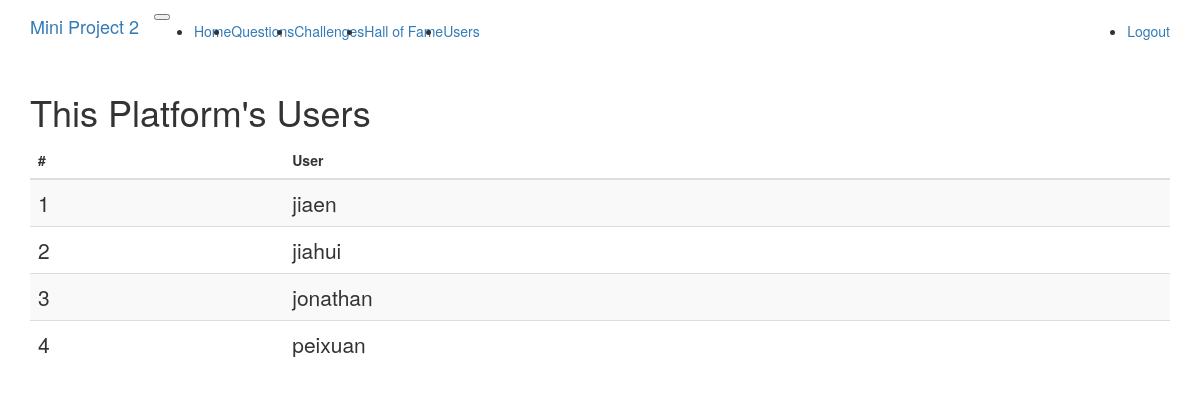
Screenshot of /users (signed in) with the database file from the repository.
### app/models.py (models this page shows, shortened)
class User(UserMixin, db.Model):
	__tablename__ = 'user'
	id = db.Column(db.Integer, primary_key=True)
	username = db.Column(db.String(64), index=True, unique=True)
	password_hash = db.Column(db.String(128))
	questions = db.relationship('Question', backref='from_user',
								lazy='dynamic')
	challenges = db.relationship('Challenge', secondary=association_table,
								backref=db.backref('to_user'),
								lazy='dynamic')
	records = db.relationship('TimeRecord',
								backref=db.backref('user_challenge'),
								lazy='dynamic')

### app/routes.py (the view)
@application.route('/users')
@login_required
def users():
	users = User.query.all()
	mergesort(users, lambda item: item.username)
	usernames = [u.username for u in users]
	return render_template('users.html', title='Users',
							users=usernames)

### app/models.py (called while the page is built)
@login.user_loader
def load_user(id):
	return User.query.get(int(id))

### app/serverlibrary.py (called while the page is built, shortened)
def merge(array, p, q, r, f):
  start, middle, end = p, q, r
  Aleft = array[start:middle+1]
  Aright = array[middle+1:end+1]
  n_left = len(Aleft)
  n_right = len(Aright)
  left, right, dest = 0, 0, start
  while left < n_left and right < n_right:
    if f(Aleft[left]) < f(Aright[right]):
      array[dest] = Aleft[left]
      left += 1
    elif f(Aleft[left]) > f(Aright[right]):
      array[dest] = Aright[right]
      right += 1
    dest += 1
  while left < n_left:
    array[dest] = Aleft[left]
    left += 1
    dest += 1
  while right < n_right:
    array[dest] = Aright[right]
    right += 1
    dest += 1

def mergesort_recursive(array, p, r, f):
  start, end = p, r
  n = end - start + 1  # [2,3,2,4]   4-0-1 = 3, 4-1-1=2,cannot 4-2-1=1  [2,3,2,4] or [3,2,4]
  if(n > 1):
    middle = (start + end)//2
    mergesort_recursive(array, start, middle, f)
    mergesort_recursive(array, middle+1, end, f)
    merge(array, start, middle, end, f)

def mergesort(array, byfunc=None):
  mergesort_recursive(array, 0, len(array)-1, byfunc)

### app/templates/users.html
{% extends "base.html" %}
{% block app_content %}
<h1>This Platform's Users</h1>
<table class="table table-striped" >
  <thead>
    <tr>
      <th scope="col">#</th>
      <th scope="col">User</th>
    </tr>
  </thead>
  <tbody>
  {% for idx in range(users|length) %}
  	<tr>
      <th scope="row" class="lead">{{ idx+1 }}</th>
      <td class="lead">
      	{{ users[idx] }}
      </td>
    </tr>
  {% endfor %}
  </tbody>
</table>
{% endblock %}

### rows the page displays
User: username "jiaen"
User: username "jiahui"
User: username "jonathan"
User: username "peixuan"

### other values shown
{{ idx+1 }} "1" "2" "3" "4"
